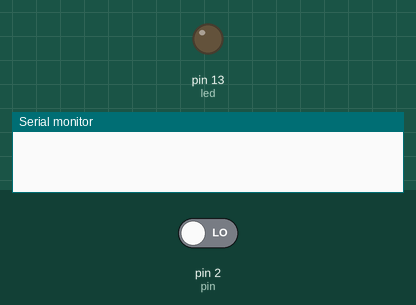
A sketch run on a simulated Arduino Uno, built with avr-gcc and run on an emulated ATmega328P. Parts: output pins drawn as LEDs (lit = HIGH), the last lines printed to the serial monitor. Inputs (shaded band) come from the test bench; at power-on: pin 2 (pin) LOW.

Above: at 1.2 s.
1.3 s: pin 2 (pin) driven HIGH
At 1.9 s:
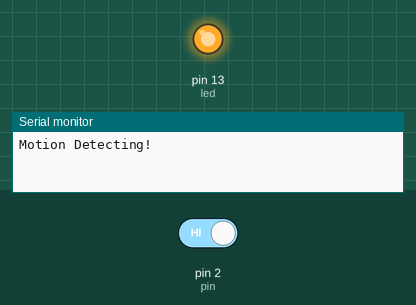
2.8 s: pin 2 (pin) driven LOW
At 4.2 s:
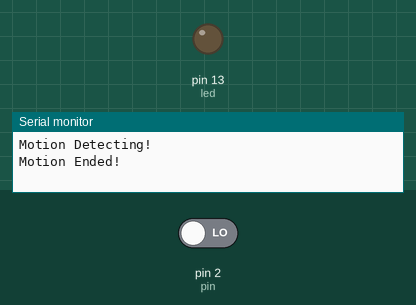
Timing chart, 0 to 5.8 s (numbered marks = the images above; inputs shaded):
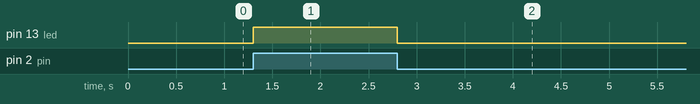

The sketch:

pir-sensor.ino
```cpp
//Read human presence in PIR motion senser
/*
 * For this we need
 * 1.Arduino Uno
 * 2.PIR sensor (VCC-5V,GND-GND,OUTPUT-2(DigitalPin)
 * 3.LED (Led blink on motion) 13&GND
 */
 int led = 13;
 int pin = 2;//OUTPUT for PIR senseor
 int value = 0; //Read initial data comes from sensor
 int pirState = LOW; //status of PIR sensor Reading HIGH or LOW
void setup() {
  pinMode(led, OUTPUT);
  pinMode(pin, INPUT);
  Serial.begin(9600);

}

void loop() {
  value = digitalRead(pin);//reading data from sensor
  //if Human body comes in sensor range
  if(value==HIGH){
    digitalWrite(led, HIGH);//led blink on human motion

    if(pirState == LOW){
      Serial.println("Motion Detecting!");
      pirState = HIGH;
    }
  }
  else{
    digitalWrite(led, LOW);
    if(pirState == HIGH){
      Serial.println("Motion Ended!");
      pirState = LOW;
    }
  }

}
```

Measured:
- after the input at 1.3 s, pin 13 (led): LOW → HIGH at once
- after the input at 2.8 s, pin 13 (led): HIGH → LOW at once
